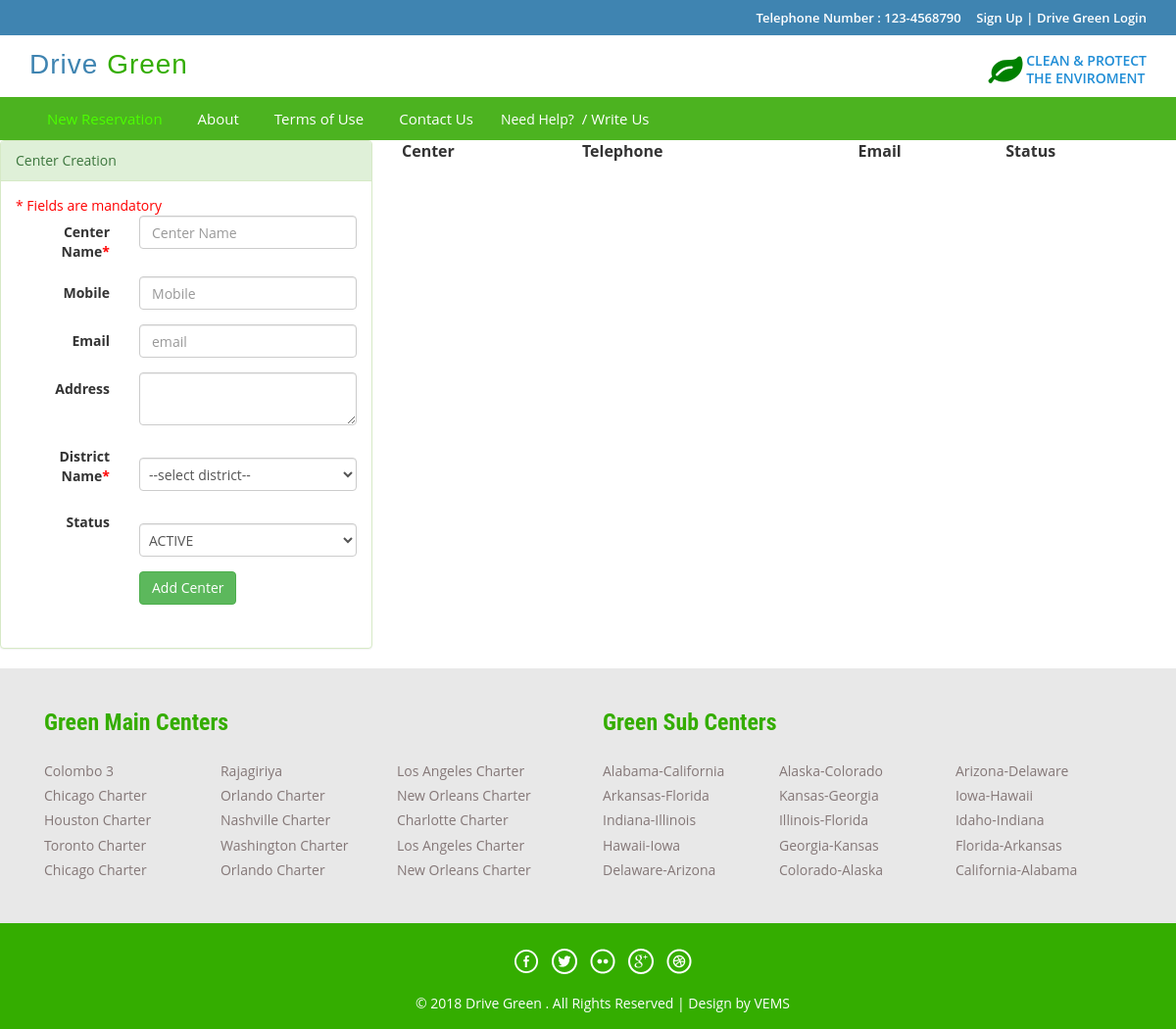
Before: /index.php/center_controller with the older database file.
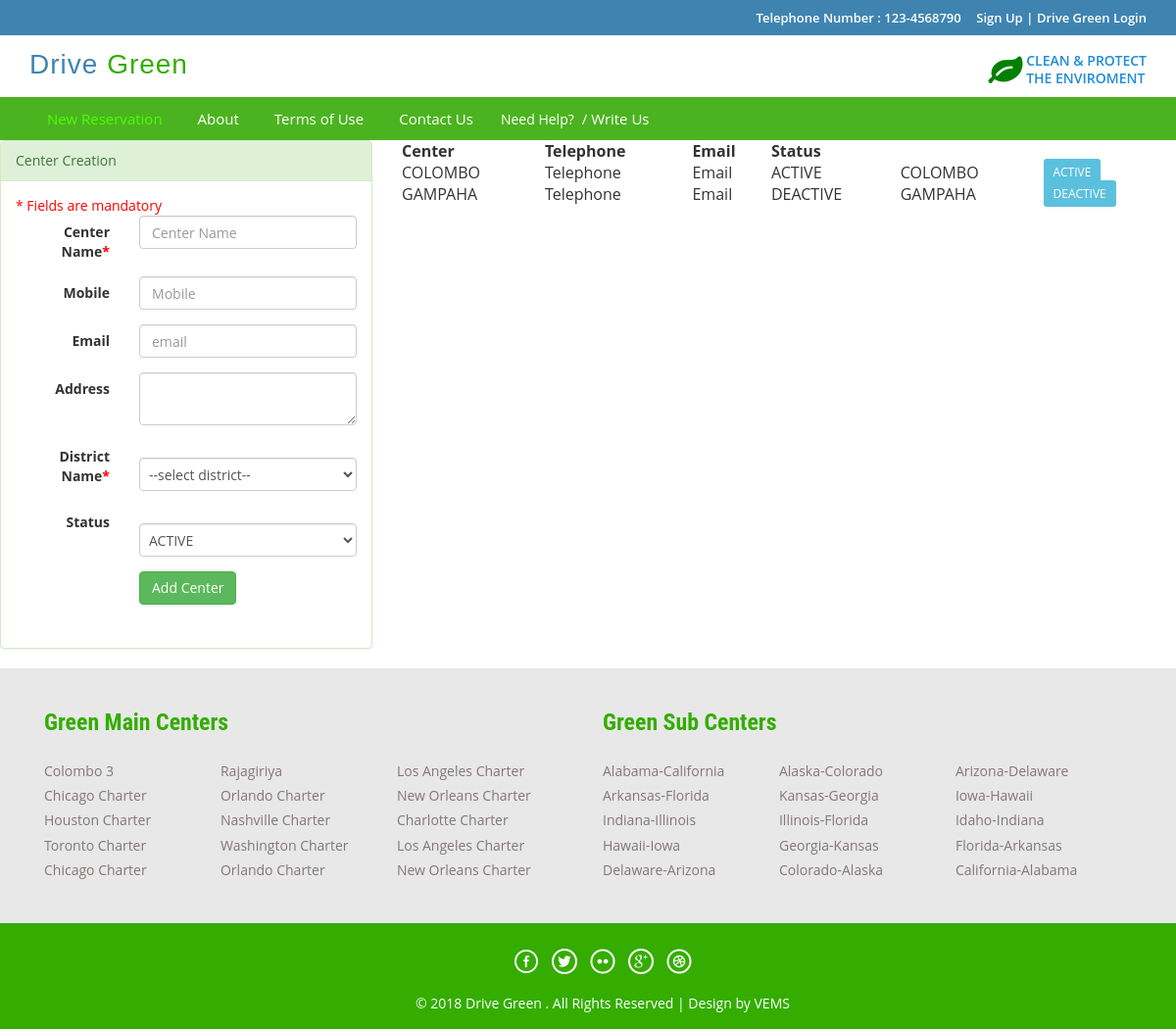
After: the same page with the newer database file.
### tables this page shows
CREATE TABLE `dg_center` (
  `id` int(5) NOT NULL AUTO_INCREMENT,
  `center_name` varchar(50) DEFAULT NULL,
  `address` varchar(50) DEFAULT NULL,
  `mobile` varchar(50) DEFAULT NULL,
  `email` varchar(50) DEFAULT NULL,
  `created_datetime` timestamp NULL DEFAULT CURRENT_TIMESTAMP,
  `created_user` int(5) DEFAULT NULL,
  `district_name` varchar(20) DEFAULT NULL,
  `status_code` varchar(20) DEFAULT 'ACTIVE',
  PRIMARY KEY (`id`),
  UNIQUE KEY `NewIndex1` (`center_name`),
  KEY `FK_dg_center` (`district_name`),
  CONSTRAINT `FK_dg_center` FOREIGN KEY (`district_name`) REFERENCES `dg_district` (`district_name`)
);

CREATE TABLE `dg_district` (
  `district_name` varchar(30) NOT NULL,
  PRIMARY KEY (`district_name`)
);

### application/controllers/Center_Controller.php (called while the page is built, shortened)
<?php
class Center_Controller extends CI_Controller {
    public function index() {
        $this->load->model(array('Center', 'District'));
        $center = new Center();
        $district = new District();
        $centerList = $center->getCenterList();
        $districtList = $district->get();
        $data['centerList'] = $centerList;
        $data['districtList'] = $districtList;
        $this->load->view('/admin/admin_center', $data);
    }
}

### index.php (called while the page is built, shortened)
<?php
require_once BASEPATH.'core/CodeIgniter.php';

### application/models/Center.php (called while the page is built, shortened)
<?php
class Center extends MY_Model {
    public function getCenterList() {
        $this->db->select('dg_center.*,dg_district.district_name');
        $this->db->from('dg_center');
        $this->db->join('dg_district','dg_center.district_name = dg_district.district_name');
        $query = $this->db->get();
        $result = $query->result();
        if ($result) {
            return $result;
        } else {
            return FALSE;
        }
    }
}

### application/views/admin/admin_center.php (the view, shortened to what the changed rows need)
<!DOCTYPE svg PUBLIC "-//W3C//DTD SVG 1.1//EN" "http://www.w3.org/Graphics/SVG/1.1/DTD/svg11.dtd">
<html>
    <head>
    </head>
    <body>
        <div class="row">
            <div class="col-md-8">
                <table id="example" class="display" cellspacing="0" width="100%">
                    <thead>
                        <tr>
                            <th>Center</th>
                            <th>Telephone</th>
                            <th>Email</th>
                            <th>Status</th>
                            <th></th>
                            <th></th>
                        </tr>
                    </thead>
                    <tbody>
                        <?php foreach ($centerList as $value) {
                            ?>
                            <tr>
                                <td><?= $value->center_name ?></td>
                                <td>Telephone</td>
                                <td>Email</td>
                                <td><?= $value->status_code ?></td>
                                <td><?= $value->district_name ?></td>
                                <td><a class="btn-info btn-sm" href="<?= base_url('Center_Controller/updateStatus')?>/<?= $value->status_code ?>/<?= $value->id ?>"><?= $value->status_code ?></a>
                                    </td>
                            </tr>
                            <?php
                        }
                        ?>
                    </tbody>
                </table>
                <link href="css/jquery.dataTables.min.css" rel="stylesheet" type="text/css"/>
            </div>
        </div>
    </body>
</html>

Changed rows visible on the page:
added dg_center: center_name "COLOMBO", status_code "ACTIVE", district_name.district_name "COLOMBO"
added dg_center: center_name "GAMPAHA", status_code "DEACTIVE", district_name.district_name "GAMPAHA"
